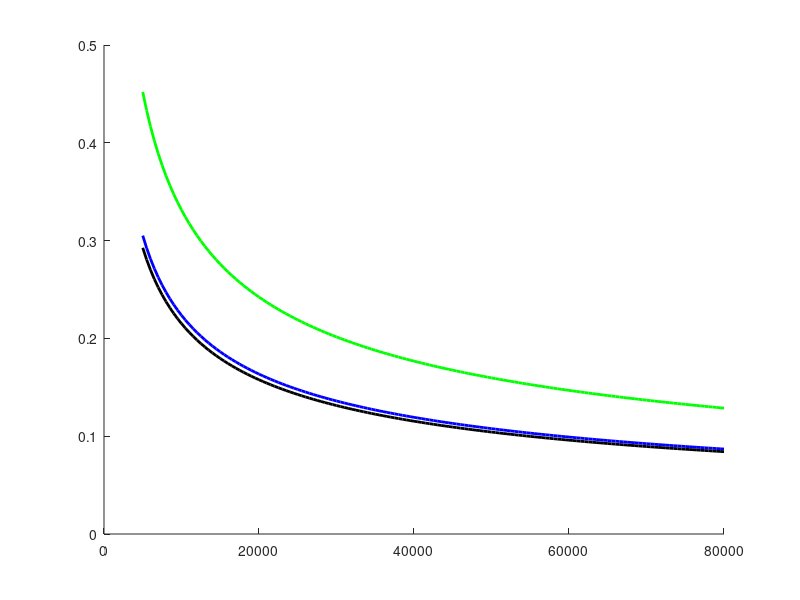

Recreate this plot in MATLAB.
function q2
	Dvc = 50;
	e = 0.05;
	delta = 0.05;
	figure;
	hold on;
	
%	N = [1:1:10];
	N = [5000:500:80000];
%	N = [100:500:4000];
%	N = [5];
	b = [realmax; realmax; realmax; realmax];
	
%	[bound] = vc (N, Dvc, e, delta);
%	b(1) = bound(1);
%	plot (N, bound, '-r', 'LineWidth', 2);
	
	[bound] = rademacher (N, Dvc, e, delta);
%	b(2) = bound(1);
	plot (N, bound, '-g', 'LineWidth', 2);
	
	[bound] = parrondo (N, Dvc, e, delta);
%	b(3) = bound(1);
	plot (N, bound, '-b', 'LineWidth', 2);
	
	[bound] = devroye (N, Dvc, e, delta);
%	b(4) = bound(1);
	plot (N, bound, '-k', 'LineWidth', 2);
	
	disp (b);
%	[k,v] = min(b);
%	printf ('%f -> %f\n', k, v);

end;

function [bound] = vc (N, Dvc, e, delta)
	n = size (N, 2);
	bound = zeros (n, 1);
	for i = 1 : n
		if (N(i) > Dvc)
			grow = (2*N(i))^Dvc;
		else
			grow = 2^(2*N(i));
		end;
		bound(i) = sqrt(8/N(i) * log(4*grow) / delta);
	end;
end;

function [bound] = rademacher (N, Dvc, e, delta)
	n = size (N, 2);
	bound = zeros (n, 1);
	for i = 1 : n
		if (N(i) > Dvc)
			grow = (N(i))^Dvc;
		else
			grow = 2^N(i);
		end;
		bound(i) = sqrt(2*log(2*N(i)*grow) / N(i)) + sqrt(2/N(i) * log(1/delta)) + 1/N(i);
	end;
end;

function [bound] = parrondo (N, Dvc, e, delta)
	n = size (N, 2);
	bound = zeros (n, 1);
	for i = 1 : n
		if (N(i) > Dvc)
			grow = (2*N(i))^Dvc;
		else
			grow = 2^(2*N(i));
		end;
		bound(i) = sqrt(1/N(i) * (2*e + log(6*grow/delta)));
	end;
end;

function [bound] = devroye (N, Dvc, e, delta)
	n = size (N, 2);
	bound = zeros (n, 1);
	for i = 1 : n
		if (N(i) > Dvc)
			logGrow = 2*log((N(i))^Dvc);
		else
			logGrow = log(2^(N(i)^2));
		end;
		bound(i) = sqrt(1/(2*N(i)) * (4*e * (1 + e) + log(4/delta) + logGrow));
	end;
end;
